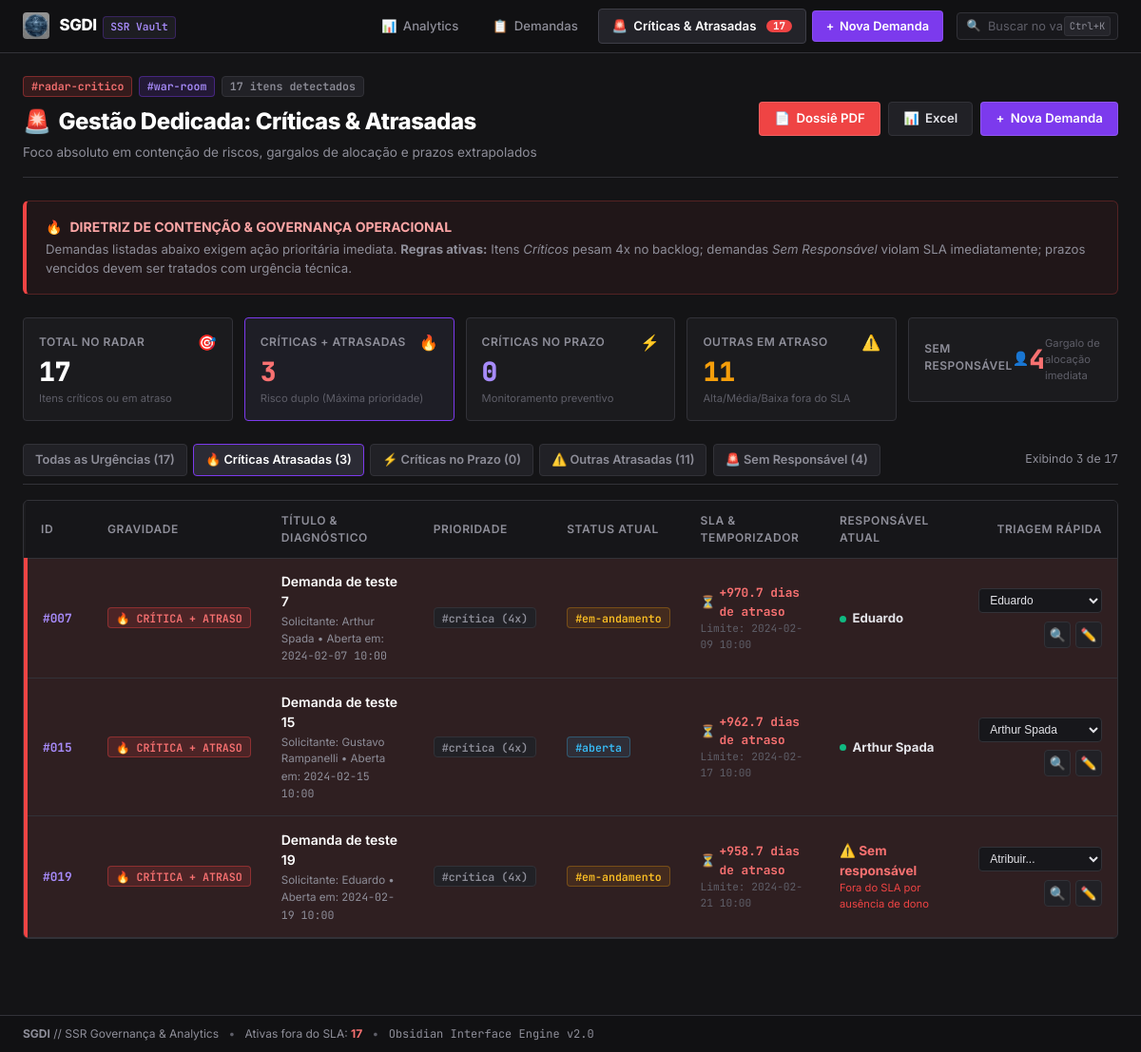
Before: /criticas-atrasadas?aba=criticas_atrasadas with the older database file.
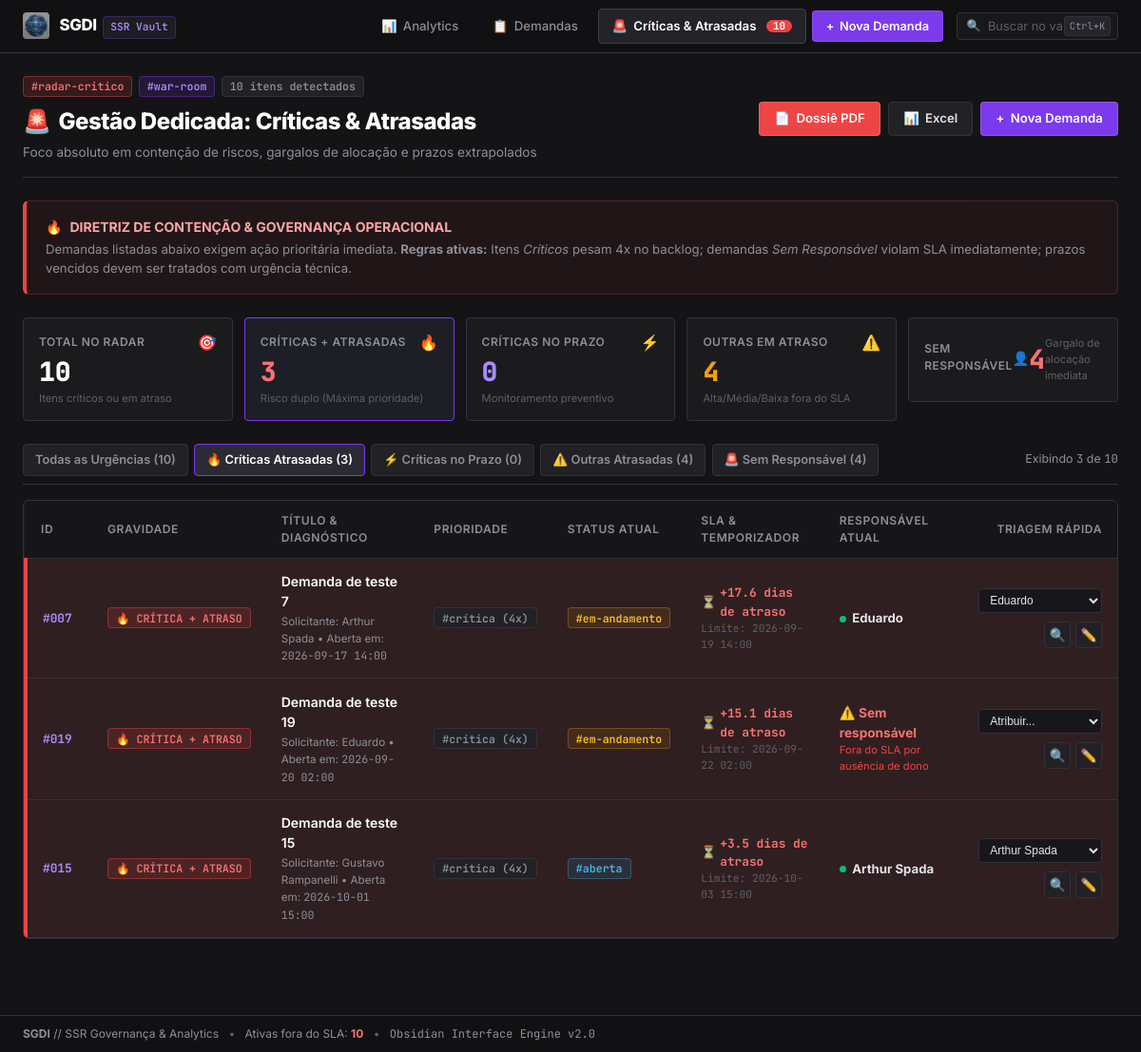
After: the same page with the newer database file.
### tables this page shows
CREATE TABLE demandas (
    id INTEGER PRIMARY KEY AUTOINCREMENT,
    titulo TEXT NOT NULL,
    descricao TEXT,
    solicitante_id INTEGER NOT NULL,
    data_criacao TEXT,
    status TEXT NOT NULL DEFAULT 'Aberta',
    prioridade TEXT NOT NULL DEFAULT 'Média',
    responsavel_id INTEGER,
    data_conclusao TEXT,
    FOREIGN KEY (solicitante_id) REFERENCES usuarios(id),
    FOREIGN KEY (responsavel_id) REFERENCES usuarios(id)
);

CREATE TABLE usuarios (
    id INTEGER PRIMARY KEY AUTOINCREMENT, 
    nome TEXT NOT NULL,
    email TEXT UNIQUE
);

### app.py (the view)
@app.route('/criticas-atrasadas')
@app.route('/urgentes')
def criticas_atrasadas():
    aba_filtro = request.args.get('aba', 'todas')
    conn = get_db()
    garantir_migracao_db(conn)
    query_urgentes = f'''
        {SELECT_DEMANDAS}
        WHERE d.status NOT IN ('Concluída', 'Cancelada')
        AND (
            d.prioridade = 'Crítica'
            OR d.responsavel_id IS NULL
            OR datetime(d.data_criacao, '+' || (CASE d.prioridade WHEN 'Crítica' THEN 2 WHEN 'Alta' THEN 5 WHEN 'Média' THEN 10 WHEN 'Baixa' THEN 20 ELSE 30 END) || ' days') < datetime('now', 'localtime')
        )
        ORDER BY
            (CASE WHEN d.prioridade = 'Crítica' AND (d.responsavel_id IS NULL OR datetime(d.data_criacao, '+2 days') < datetime('now', 'localtime')) THEN 1
                  WHEN d.prioridade = 'Crítica' THEN 2
                  WHEN d.responsavel_id IS NULL THEN 3
                  ELSE 4 END) ASC,
            d.data_criacao ASC
    '''
    todas_urgentes = conn.execute(query_urgentes).fetchall()
    usuarios = listar_usuarios(conn)
    conn.close()
    agora = datetime.now()
    lista_processada = []
    total_criticas_atrasadas = 0
    total_criticas_no_prazo = 0
    total_outras_atrasadas = 0
    total_sem_responsavel = 0
    for row in todas_urgentes:
        d = dict(row)
        pr = d['prioridade']
        st_sla = d['status_sla']
        is_sem_resp = (d['responsavel_id'] is None)
        is_critica = (pr == 'Crítica')
        is_atrasada_ou_fora = (st_sla in ('atrasada', 'sem_responsavel_fora_sla'))
        if is_critica and is_atrasada_ou_fora:
            categoria = 'critica_atrasada'
            categoria_label = '🔥 Crítica Atrasada'
            categoria_classe = 'urgencia-maxima'
            total_criticas_atrasadas += 1
        elif is_critica:
            categoria = 'critica_prazo'
            categoria_label = '⚡ Crítica no Prazo'
            categoria_classe = 'urgencia-alta'
            total_criticas_no_prazo += 1
        elif is_sem_resp:
            categoria = 'sem_responsavel'
            categoria_label = '🚨 Sem Responsável'
            categoria_classe = 'urgencia-alerta'
            total_sem_responsavel += 1
        else:
            categoria = 'outras_atrasadas'
            categoria_label = '⚠️ Atrasada (SLA)'
            categoria_classe = 'urgencia-media'
            total_outras_atrasadas += 1
        if is_sem_resp and categoria != 'sem_responsavel':
            total_sem_responsavel += 1
        dc = parse_data(d['data_criacao'])
        dl = parse_data(d['data_limite'])
        if dl:
            if agora > dl:
                dias_atraso = (agora - dl).total_seconds() / 86400.0
                d['tempo_status_str'] = f"+{round(dias_atraso, 1)} dias de atraso"
                d['dias_diff'] = round(dias_atraso, 1)
                d['em_atraso'] = True
            else:
                dias_restantes = (dl - agora).total_seconds() / 86400.0
                d['tempo_status_str'] = f"Resta {round(dias_restantes, 1)} dias"
                d['dias_diff'] = round(dias_restantes, 1)
                d['em_atraso'] = False
        else:
            d['tempo_status_str'] = '-'
            d['dias_diff'] = 0
            d['em_atraso'] = False
        d['categoria'] = categoria
        d['categoria_label'] = categoria_label
        d['categoria_classe'] = categoria_classe
        d['peso'] = PESO_PRIORIDADE.get(pr, 2)
        if aba_filtro == 'criticas_atrasadas' and categoria != 'critica_atrasada':
            continue
        elif aba_filtro == 'criticas_prazo' and categoria != 'critica_prazo':
            continue
        elif aba_filtro == 'outras_atrasadas' and categoria != 'outras_atrasadas':
            continue
        elif aba_filtro == 'sem_responsavel' and not is_sem_resp:
            continue
        lista_processada.append(d)
    stats_urgentes = {
        'total': len(todas_urgentes),
        'total_exibido': len(lista_processada),
        'criticas_atrasadas': total_criticas_atrasadas,
        'criticas_no_prazo': total_criticas_no_prazo,
        'outras_atrasadas': total_outras_atrasadas,
        'sem_responsavel': total_sem_responsavel,
    }
    return render_template(
        'criticas_atrasadas.html',
        demandas=lista_processada,
        stats=stats_urgentes,
        aba_ativa=aba_filtro,
        usuarios=usuarios
    )

### templates/criticas_atrasadas.html (shortened to what this page needs)
{% extends "base.html" %}
{% block content %}
<div class="obs-pane-header">
    <div class="obs-pane-title">
        <div class="obs-tag-group">
            <span class="obs-tag obs-tag-danger">#radar-critico</span>
            <span class="obs-tag obs-tag-purple">#war-room</span>
            <span class="obs-tag obs-tag-muted">{{ stats.total }} itens detectados</span>
        </div>
        <h1><span>🚨</span> Gestão Dedicada: Críticas & Atrasadas</h1>
        <p class="obs-pane-subtitle">Foco absoluto em contenção de riscos, gargalos de alocação e prazos extrapolados</p>
    </div>
    <div class="obs-pane-actions">
        <a href="{{ url_for('exportar_pdf', status='Aberta') }}" class="btn-obsidian btn-obs-danger" title="Exportar Dossiê Crítico em PDF">
            <span>📄</span> Dossiê PDF
        </a>
        <a href="{{ url_for('exportar_excel') }}" class="btn-obsidian btn-obs-secondary" title="Exportar para Excel">
            <span>📊</span> Excel
        </a>
        <a href="/nova_demanda" class="btn-obsidian btn-obs-accent" title="Criar nova demanda">
            <span>+</span> Nova Demanda
        </a>
    </div>
</div>
<div class="obs-callout obs-callout-danger" style="margin-bottom: 1.5rem;">
    <div class="obs-callout-title">
        <span class="obs-callout-icon">🔥</span>
        <strong>DIRETRIZ DE CONTENÇÃO & GOVERNANÇA OPERACIONAL</strong>
    </div>
    <div class="obs-callout-content">
        Demandas listadas abaixo exigem ação prioritária imediata. <strong>Regras ativas:</strong>
        Itens <em>Críticos</em> pesam 4x no backlog; demandas <em>Sem Responsável</em> violam SLA imediatamente; prazos vencidos devem ser tratados com urgência técnica.
    </div>
</div>
<div class="obs-stat-strip">
    <a href="/criticas-atrasadas?aba=todas" class="obs-stat-card {% if aba_ativa == 'todas' %}active{% endif %}">
        <div class="obs-stat-top">
            <span class="obs-stat-label">Total no Radar</span>
            <span class="obs-stat-icon">🎯</span>
        </div>
        <div class="obs-stat-val">{{ stats.total }}</div>
        <div class="obs-stat-hint">Itens críticos ou em atraso</div>
    </a>
    <a href="/criticas-atrasadas?aba=criticas_atrasadas" class="obs-stat-card danger {% if aba_ativa == 'criticas_atrasadas' %}active{% endif %}">
        <div class="obs-stat-top">
            <span class="obs-stat-label">Críticas + Atrasadas</span>
            <span class="obs-stat-icon">🔥</span>
        </div>
        <div class="obs-stat-val text-danger">{{ stats.criticas_atrasadas }}</div>
        <div class="obs-stat-hint">Risco duplo (Máxima prioridade)</div>
    </a>
    <a href="/criticas-atrasadas?aba=criticas_prazo" class="obs-stat-card purple {% if aba_ativa == 'criticas_prazo' %}active{% endif %}">
        <div class="obs-stat-top">
            <span class="obs-stat-label">Críticas no Prazo</span>
            <span class="obs-stat-icon">⚡</span>
        </div>
        <div class="obs-stat-val" style="color:var(--obs-accent-light);">{{ stats.criticas_no_prazo }}</div>
        <div class="obs-stat-hint">Monitoramento preventivo</div>
    </a>
    <a href="/criticas-atrasadas?aba=outras_atrasadas" class="obs-stat-card warning {% if aba_ativa == 'outras_atrasadas' %}active{% endif %}">
        <div class="obs-stat-top">
            <span class="obs-stat-label">Outras em Atraso</span>
            <span class="obs-stat-icon">⚠️</span>
        </div>
        <div class="obs-stat-val" style="color:var(--obs-warning);">{{ stats.outras_atrasadas }}</div>
        <div class="obs-stat-hint">Alta/Média/Baixa fora do SLA</div>
    </a>
    <a href="/criticas-atrasadas?aba=sem_responsavel" class="obs-stat-card alert {% if aba_ativa == 'sem_responsavel' %}active{% endif %}">
        <div class="obs-stat-top">
            <span class="obs-stat-label">Sem Responsável</span>
            <span class="obs-stat-icon">👤</span>
        </div>
        <div class="obs-stat-val" style="color:#f87171;">{{ stats.sem_responsavel }}</div>
        <div class="obs-stat-hint">Gargalo de alocação imediata</div>
    </a>
</div>
<div class="obs-tabs-bar">
    <div class="obs-tabs-list">
        <a href="/criticas-atrasadas?aba=todas" class="obs-tab-item {% if aba_ativa == 'todas' %}active{% endif %}">
            Todas as Urgências ({{ stats.total }})
        </a>
        <a href="/criticas-atrasadas?aba=criticas_atrasadas" class="obs-tab-item {% if aba_ativa == 'criticas_atrasadas' %}active{% endif %}">
            🔥 Críticas Atrasadas ({{ stats.criticas_atrasadas }})
        </a>
        <a href="/criticas-atrasadas?aba=criticas_prazo" class="obs-tab-item {% if aba_ativa == 'criticas_prazo' %}active{% endif %}">
            ⚡ Críticas no Prazo ({{ stats.criticas_no_prazo }})
        </a>
        <a href="/criticas-atrasadas?aba=outras_atrasadas" class="obs-tab-item {% if aba_ativa == 'outras_atrasadas' %}active{% endif %}">
            ⚠️ Outras Atrasadas ({{ stats.outras_atrasadas }})
        </a>
        <a href="/criticas-atrasadas?aba=sem_responsavel" class="obs-tab-item {% if aba_ativa == 'sem_responsavel' %}active{% endif %}">
            🚨 Sem Responsável ({{ stats.sem_responsavel }})
        </a>
    </div>
    <div class="obs-tabs-meta">
        Exibindo <span class="obs-code">{{ demandas|length }}</span> de <span class="obs-code">{{ stats.total }}</span>
    </div>
</div>
<div class="obs-pane-card">
    <div class="table-responsive">
        <table class="obs-table" id="tabela-war-room">
            <thead>
                <tr>
                    <th style="width: 70px;">ID</th>
                    <th style="width: 150px;">Gravidade</th>
                    <th>Título & Diagnóstico</th>
                    <th>Prioridade</th>
                    <th>Status Atual</th>
                    <th>SLA & Temporizador</th>
                    <th>Responsável Atual</th>
                    <th style="width: 170px; text-align: right;">Triagem Rápida</th>
                </tr>
            </thead>
            <tbody>
                {% for d in demandas %}
                <tr class="obs-row {% if d.categoria == 'critica_atrasada' %}row-critica-atrasada{% elif d.em_atraso or d.responsavel_id is none %}row-fora-sla{% endif %}">
                    <td>
                        <span class="obs-code-id">#{{ "%03d"|format(d.id) }}</span>
                    </td>
                    <td>
                        {% if d.categoria == 'critica_atrasada' %}
                            <span class="obs-tag obs-tag-danger pulse-tag" title="Crítica e Atrasada">🔥 CRÍTICA + ATRASO</span>
                        {% elif d.categoria == 'critica_prazo' %}
                            <span class="obs-tag obs-tag-purple" title="Crítica no Prazo">⚡ CRÍTICA ATIVA</span>
                        {% elif d.categoria == 'sem_responsavel' %}
                            <span class="obs-tag obs-tag-danger" title="Sem responsável = Fora do SLA">🚨 SEM RESPONSÁVEL</span>
                        {% else %}
                            <span class="obs-tag obs-tag-warning" title="Prazo violado">⚠️ FORA DO SLA</span>
                        {% endif %}
                    </td>
                    <td>
                        <div class="obs-demand-cell">
                            <a href="/detalhes/{{ d.id }}" class="obs-demand-title">
                                {{ d.titulo }}
                            </a>
                            <div class="obs-demand-meta">
                                Solicitante: <span>{{ d.solicitante_nome or 'Não identificado' }}</span> &bull;
                                Aberta em: <span class="obs-code-inline">{{ d.data_criacao[:16] if d.data_criacao else '-' }}</span>
                            </div>
                        </div>
                    </td>
                    <td>
                        <span class="obs-tag obs-tag-prio-{{ d.prioridade|lower }}">
                            #{{ d.prioridade|lower }} ({{ d.peso }}x)
                        </span>
                    </td>
                    <td>
                        <span class="obs-tag obs-tag-status-{{ d.status|lower|replace(' ', '-') }}">
                            #{{ d.status|lower|replace(' ', '-') }}
                        </span>
                    </td>
                    <td>
                        {% if d.em_atraso %}
                            <div class="obs-timer-danger">
                                <span class="obs-timer-icon">⏳</span>
                                <strong class="obs-code">{{ d.tempo_status_str }}</strong>
                            </div>
                            <div class="obs-timer-sub">Limite: {{ d.data_limite[:16] if d.data_limite else '-' }}</div>
                        {% else %}
                            <div class="obs-timer-ok">
                                <span class="obs-timer-icon">⏱️</span>
                                <span class="obs-code">{{ d.tempo_status_str }}</span>
                            </div>
                            <div class="obs-timer-sub">Limite: {{ d.data_limite[:16] if d.data_limite else '-' }}</div>
                        {% endif %}
                    </td>
                    <td>
                        {% if d.responsavel_nome %}
                            <div class="obs-user-badge">
                                <span class="obs-user-dot"></span>
                                <strong>{{ d.responsavel_nome }}</strong>
                            </div>
                        {% else %}
                            <div class="obs-user-empty">
                                <span class="text-danger" style="font-weight:700;">⚠️ Sem responsável</span>
                                <div style="font-size:0.7rem; color:var(--obs-danger);">Fora do SLA por ausência de dono</div>
                            </div>
                        {% endif %}
                    </td>
                    <td style="text-align: right; white-space: nowrap;">
                        <form action="/atribuir_responsavel_rapido/{{ d.id }}" method="POST" class="form-alocacao-rapida">
                            <select name="responsavel_id" onchange="this.form.submit()" class="obs-select-sm" title="Atribuir responsável imediatamente">
                                <option value="">Atribuir...</option>
                                {% for u in usuarios %}
                                    <option value="{{ u.id }}" {{ 'selected' if d.responsavel_id == u.id }}>{{ u.nome }}</option>
                                {% endfor %}
                            </select>
                        </form>
                        <div style="margin-top: 0.35rem; display:flex; justify-content:flex-end; gap:0.3rem;">
                            <a href="/detalhes/{{ d.id }}" class="btn-obs-icon" title="Ver detalhes completos">🔍</a>
                            <a href="/editar/{{ d.id }}" class="btn-obs-icon" title="Editar demanda">✏️</a>
                        </div>
                    </td>
                </tr>
                {% endfor %}
            </tbody>
        </table>
    </div>
</div>
{% endblock %}

Changed rows visible on the page:
changed demandas "Demanda de teste 7": data_criacao "2024-02-07 10:00" → "2026-09-17 14:00"; tempo_status_str "+970.7 dias de atraso" → "+17.6 dias de atraso"; data_limite "2024-02-09 10:00" → "2026-09-19 14:00"
changed demandas "Demanda de teste 19": data_criacao "2024-02-19 10:00" → "2026-09-20 02:00"; tempo_status_str "+958.7 dias de atraso" → "+15.1 dias de atraso"; data_limite "2024-02-21 10:00" → "2026-09-22 02:00"; moves up the list
changed demandas "Demanda de teste 15": data_criacao "2024-02-15 10:00" → "2026-10-01 15:00"; tempo_status_str "+962.7 dias de atraso" → "+3.5 dias de atraso"; data_limite "2024-02-17 10:00" → "2026-10-03 15:00"
Other visible differences:
{{ total_urgentes_global }}: "17" → "10"
{{ stats.total }}: "17" → "10"
{{ stats.outras_atrasadas }}: "11" → "4"
